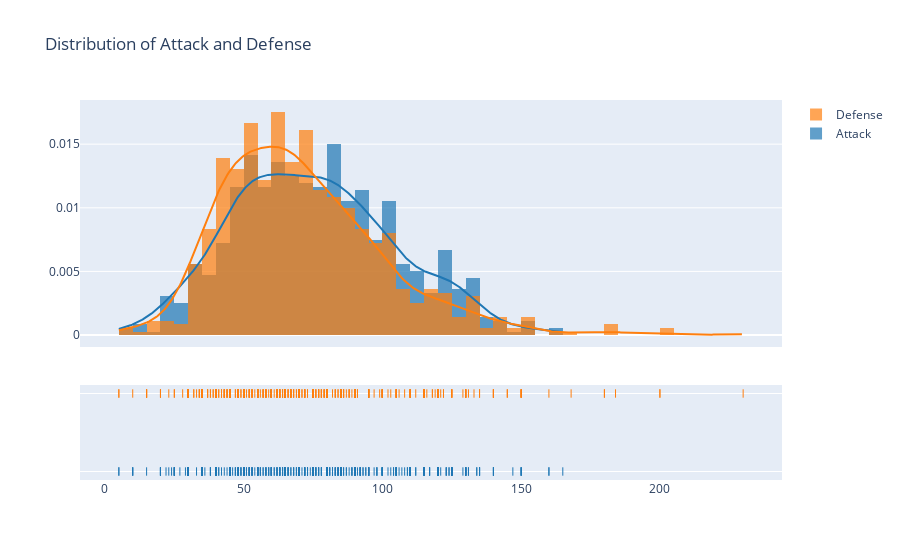

The cell this chart's notebook holds for it:
### Markdown cell above
### Distributions of Attack and Defense

### Code cell
hist_data = [pokedata['Attack'], pokedata['Defense']]
group_labels = ['Attack', 'Defense']
fig = ff.create_distplot(hist_data, group_labels, bin_size=5)
fig.update_layout(title="Distribution of Attack and Defense") 
iplot(fig, filename='Distplot of attack and defense')

### Figure 1 — Plotly figure (JSON) as saved in the notebook; plotly's stock layout.template omitted (floating-point values rounded to 4 significant figures; data arrays with more than 128 entries replaced by an {"elided": "..."} marker saying what was removed)
{"data": [{"autobinx": false, "histnorm": "probability density", "legendgroup": "Attack", "marker": {"color": "rgb(31, 119, 180)"}, "name": "Attack", "opacity": 0.7, "type": "histogram", "x": {"elided": "721 int values"}, "xaxis": "x", "xbins": {"end": 165, "size": 5, "start": 5}, "yaxis": "y"}, {"autobinx": false, "histnorm": "probability density", "legendgroup": "Defense", "marker": {"color": "rgb(255, 127, 14)"}, "name": "Defense", "opacity": 0.7, "type": "histogram", "x": {"elided": "721 int values"}, "xaxis": "x", "xbins": {"end": 230, "size": 5, "start": 5}, "yaxis": "y"}, {"legendgroup": "Attack", "marker": {"color": "rgb(31, 119, 180)"}, "mode": "lines", "name": "Attack", "showlegend": false, "type": "scatter", "x": {"elided": "500 float values"}, "xaxis": "x", "y": {"elided": "500 float values"}, "yaxis": "y"}, {"legendgroup": "Defense", "marker": {"color": "rgb(255, 127, 14)"}, "mode": "lines", "name": "Defense", "showlegend": false, "type": "scatter", "x": {"elided": "500 float values"}, "xaxis": "x", "y": {"elided": "500 float values"}, "yaxis": "y"}, {"legendgroup": "Attack", "marker": {"color": "rgb(31, 119, 180)", "symbol": "line-ns-open"}, "mode": "markers", "name": "Attack", "showlegend": false, "type": "scatter", "x": {"elided": "721 int values"}, "xaxis": "x", "y": {"elided": "721 str values"}, "yaxis": "y2"}, {"legendgroup": "Defense", "marker": {"color": "rgb(255, 127, 14)", "symbol": "line-ns-open"}, "mode": "markers", "name": "Defense", "showlegend": false, "type": "scatter", "x": {"elided": "721 int values"}, "xaxis": "x", "y": {"elided": "721 str values"}, "yaxis": "y2"}], "layout": {"barmode": "overlay", "hovermode": "closest", "legend": {"traceorder": "reversed"}, "title": {"text": "Distribution of Attack and Defense"}, "xaxis": {"anchor": "y2", "domain": [0, 1], "zeroline": false}, "yaxis": {"anchor": "free", "domain": [0.35, 1], "position": 0}, "yaxis2": {"anchor": "x", "domain": [0, 0.25], "dtick": 1, "showticklabels": false}}}
